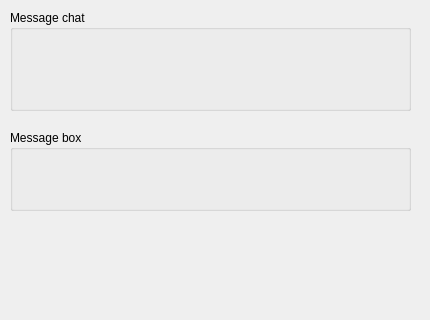
<?xml version="1.0" encoding="UTF-8"?>
<ui version="4.0">
 <class>MessageChatPage</class>
 <widget class="QWidget" name="MessageChatPage">
  <property name="geometry">
   <rect>
    <x>0</x>
    <y>0</y>
    <width>430</width>
    <height>320</height>
   </rect>
  </property>
  <property name="windowTitle">
   <string>Form</string>
  </property>
  <widget class="QGroupBox" name="groupBox">
   <property name="geometry">
    <rect>
     <x>10</x>
     <y>10</y>
     <width>401</width>
     <height>101</height>
    </rect>
   </property>
   <property name="title">
    <string>Message chat</string>
   </property>
  </widget>
  <widget class="QGroupBox" name="groupBox_2">
   <property name="geometry">
    <rect>
     <x>10</x>
     <y>130</y>
     <width>401</width>
     <height>81</height>
    </rect>
   </property>
   <property name="title">
    <string>Message box</string>
   </property>
  </widget>
 </widget>
 <resources/>
 <connections/>
</ui>
